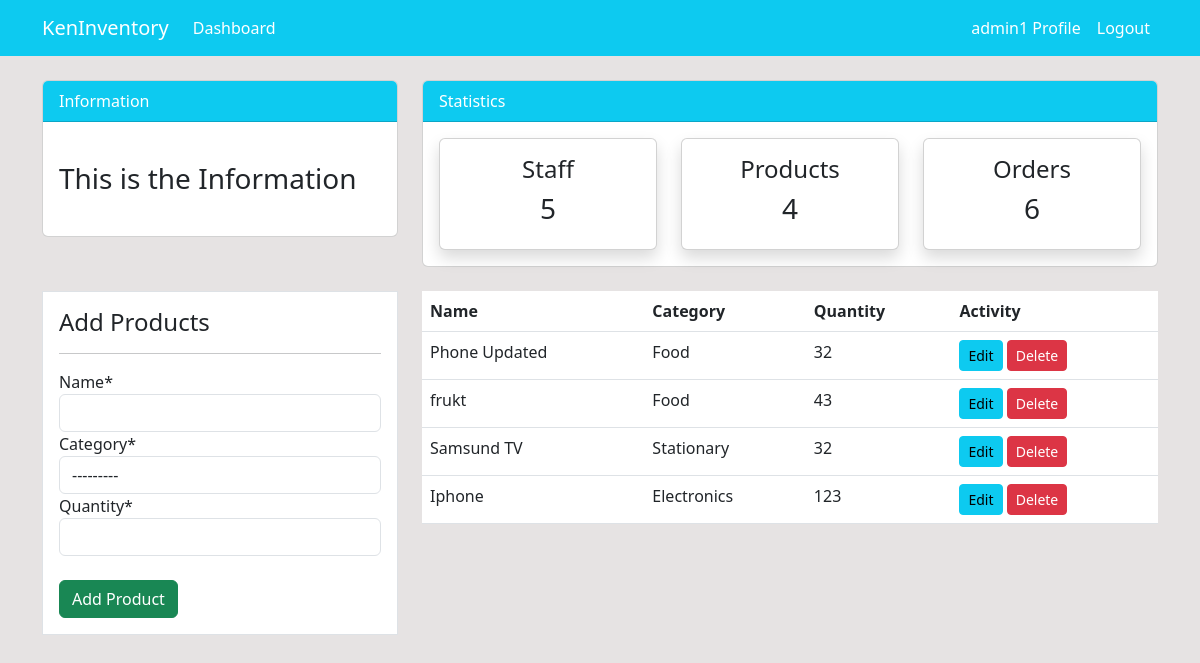
The app's page /product/ (signed in), older data.
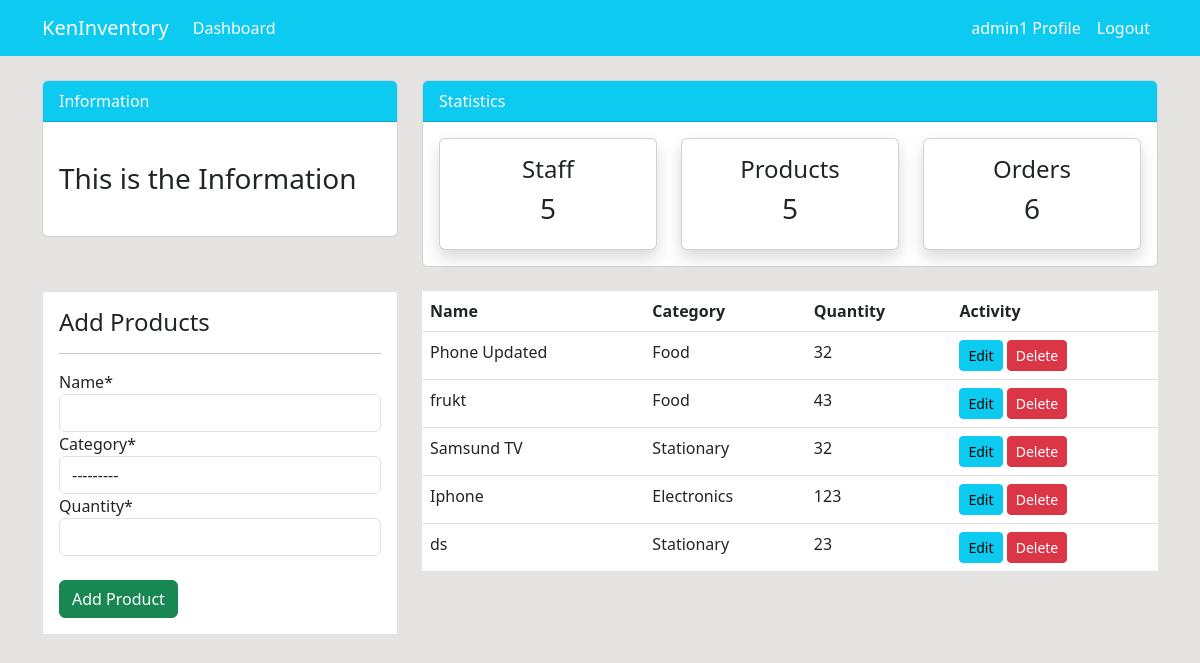
The same page, newer data.
### dashboard/models.py (models this page shows, shortened)
class Product(models.Model):
    name = models.CharField(max_length=100, null=True)
    category = models.CharField(max_length=20, choices=CATEGORY, null=True)
    quantity = models.PositiveIntegerField(null=True)
    class Meta:
        verbose_name_plural = 'Product'

### dashboard/views.py (the view)
# urls.py: path('product/', views.product, name='dashboard-product'),
@login_required
def product(request):
   items = Product.objects.all()
   product_count = items.count()
   workers_count = User.objects.all().count()
   orders_count = Order.objects.all().count()
   if request.method == 'POST':
      form = ProductForm(request.POST)
      if form.is_valid():
         form.save()
         product_name = form.cleaned_data.get('name')
         messages.success(request, f'{product_name} has beed added')
         return redirect('dashboard-product')
   else:
      form = ProductForm()
   context = {
      'items': items,
      'form': form,
      'workers_count': workers_count,
      'orders_count':orders_count,
      'product_count':product_count,
   }
   return render(request, 'dashboard/product.html', context)

### dashboard/forms.py
class ProductForm(forms.ModelForm):
    class Meta:
        model = Product
        fields = ['name', 'category', 'quantity']

### templates/dashboard/product.html (shortened to what this page needs)
{% extends 'partials/base.html' %}
{% load crispy_forms_tags %}
{% block content %}
{% include 'partials/topnav.html' %}
    <div class="container">
        <div class="row my-4">
            <div class="col-md-4">
                <div class="border bg-white p-3">
                    <h4>Add Products</h4>
                    <hr>
                    <form action="" method="POST">
                        {{ form|crispy }}<br>
                        <input class="btn btn-success btn-block" type="submit" value="Add Product">
                    </form>
                </div>
            </div>
            <div class="col-md-8">
                <table class="table bg-white">
                    <thead class="bg-info">
                        <tr class="text-white">
                            <th scope="col">Name</th>
                            <th scope="col">Category</th>
                            <th scope="col">Quantity</th>
                            <th scope="col">Activity</th>
                        </tr>
                    </thead>
                    <tbody>
                        {% for item in items %}
                        <tr>
                            <td>{{ item.name }}</td>
                            <td>{{ item.category }}</td>
                            <td>{{ item.quantity }}</td>
                            <td>
                                <a class="btn btn-info btn-sm" href="{% url 'dashboard-product-update' item.id %}">Edit</a>
                                <a class="btn btn-danger btn-sm" href="{% url 'dashboard-product-delete' item.id %}">Delete</a>
                            </td>
                        </tr>
                        {% endfor %}
                    </tbody>
                </table>
            </div>
        </div>
    </div>
{% endblock  %}

Row changes from the older to the newer data that the page shows:
added Product: name "ds", category "Stationary", quantity "23"
Text that changed along with them:
{{ product_count }}: "4" → "5"
